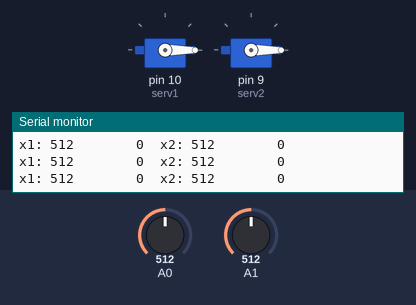
A sketch run on a simulated Arduino Uno, built with avr-gcc and run on an emulated ATmega328P. Parts: 2 × servo, the last lines printed to the serial monitor. The test bench sets the inputs (shaded band); at power-on: A0 = 512, A1 = 512.

Above: at 1.2 s.
1.3 s: A0 set to 306
At 2.5 s:
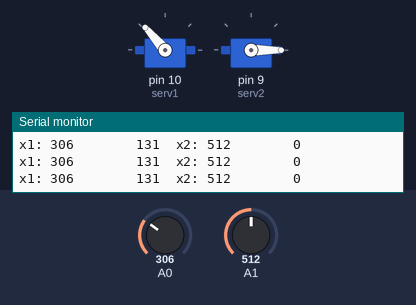
2.8 s: A1 set to 306
At 3.3 s:
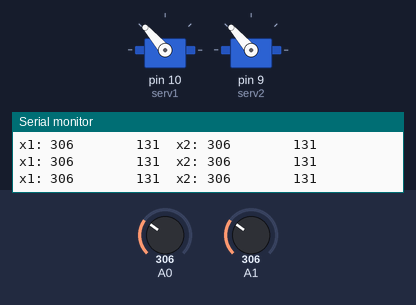
4.3 s: A0 set to 511
At 5.2 s:
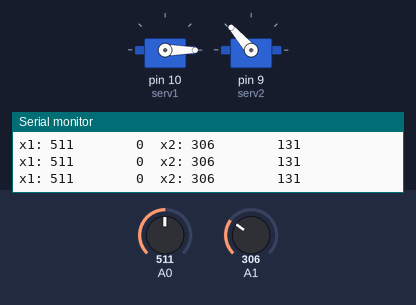
5.8 s: A1 set to 170
At 7.0 s:
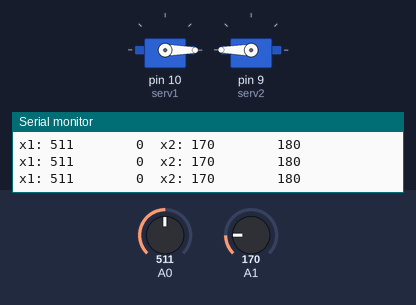
7.3 s: A0 set to 170
At 7.7 s:
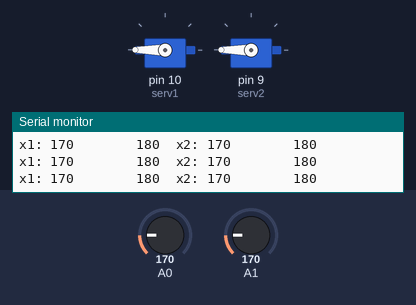
8.8 s: A1 set to 511
At 9.4 s:
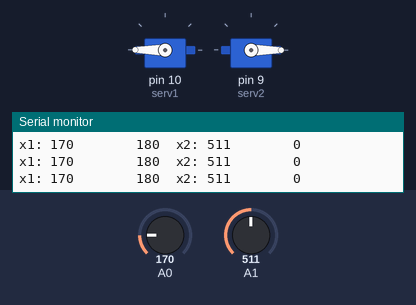
Timing chart, 0 to 11.3 s (numbered marks = the images above; inputs shaded):
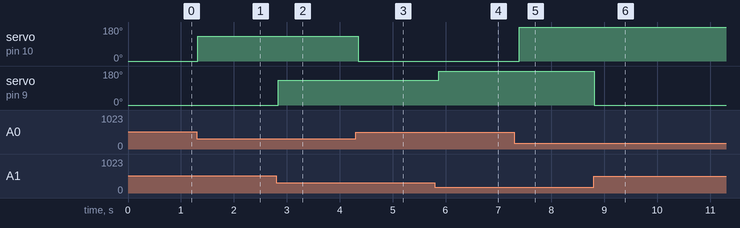

The sketch:

v_1.2_two_servo_with_adxl.ino
```cpp
#include <AFMotor.h>
#include<Servo.h>

Servo serv1,serv2;

int xv1=0;
int xm1=0;
int xv2=0;
int xm2=0;

void setup() {
  // put your setup code here, to run once:
  Serial.begin(9600);
  serv1.attach(10);
  serv2.attach(9);
  pinMode(A0,INPUT);
  pinMode(A1,INPUT);
  Serial.println("START");

}

void loop() {
  // put your main code here, to run repeatedly:

  Serial.print("x1: ");
  xv1=analogRead(A0);
  Serial.print(xv1);

  xm1=map(xv1,270,400,180,0);
  if(xm1>180)
  {
    xm1=180;
  }
  else if(xm1<0)
  {
    xm1=0;
  }
  Serial.print("        ");
  Serial.print(xm1);
  serv1.write(xm1);

  //second accel and servo

   Serial.print("  ");
   Serial.print("x2: ");
  xv2=analogRead(A1);
  Serial.print(xv2);

  xm2=map(xv2,270,400,180,0);
  if(xm2>180)
  {
    xm2=180;
  }
  else if(xm2<0)
  {
    xm2=0;
  }
  Serial.print("        ");
  Serial.println(xm2);
  serv2.write(xm2);

//  Serial.print("y: ");
//  Serial.println(analogRead(A1));
  delay(100);
}
```

Measured:
- after the input at 1.3 s, servo on pin 10 (serv1): 0° → 131° at once
- after the input at 2.8 s, servo on pin 9 (serv2): 0° → 131° at once
- after the input at 4.3 s, servo on pin 10 (serv1): 131° → 0° after 0.05 s
- after the input at 5.8 s, servo on pin 9 (serv2): 131° → 180° after 0.07 s
- after the input at 7.3 s, servo on pin 10 (serv1): 0° → 180° after 0.09 s
- after the input at 8.8 s, servo on pin 9 (serv2): 180° → 0° at once
